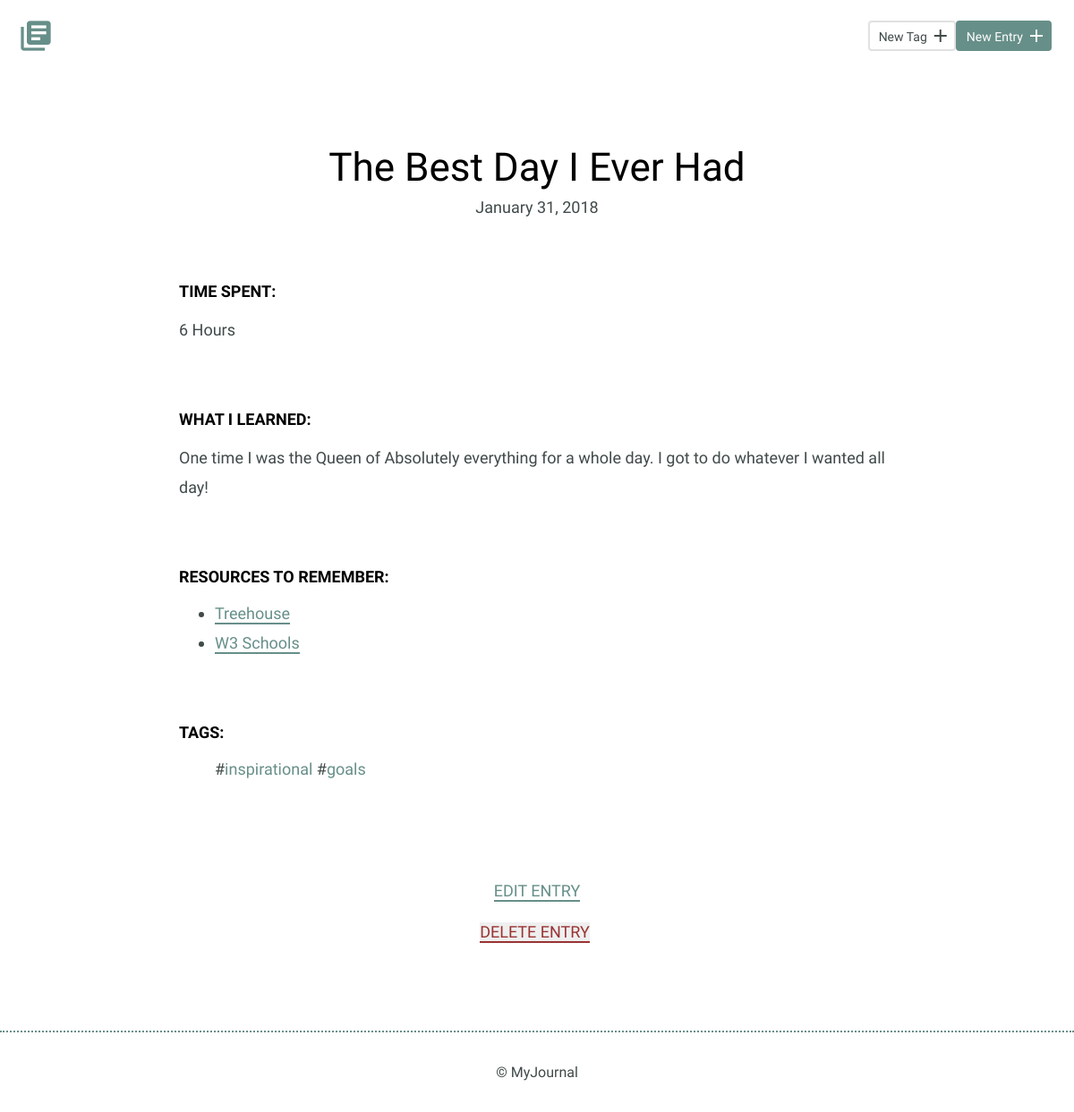
Screenshot of /detail.php?id=1 with the database file from the repository.
### tables this page shows
CREATE TABLE "entries" (
	`id`	INTEGER,
	`title`	TEXT,
	`date`	TEXT,
	`time_spent`	INTEGER,
	`learned`	BLOB,
	`resources`	BLOB,
	PRIMARY KEY(`id`)
);

CREATE TABLE "tags" (
	"id"	INTEGER PRIMARY KEY AUTOINCREMENT UNIQUE,
	"title"	TEXT NOT NULL UNIQUE
);

### inc/connection.php (called while the page is built)
<?php
try {
  $db = new PDO('sqlite:' . __DIR__ . '/journal.db');
  $db->setAttribute(PDO::ATTR_ERRMODE, PDO::ERRMODE_EXCEPTION);
  return $db;
} catch (Exception $ex) {
  echo $ex->get_message();
  die();
}

### inc/functions.php (called while the page is built, shortened)
<?php
function get_entry($id) {
  include('connection.php');
  $sql = 'SELECT * FROM entries WHERE id = ?';
  try {
    $results = $db->prepare($sql);
    $results->bindValue(1, $id, PDO::PARAM_INT);
    $results->execute();
    return $results->fetch();
  } catch(Exception $ex) {
    echo $ex->get_message();
    return false;
  }
}
function get_entry_tags($entry_id) {
  include('connection.php');
  $sql = 'SELECT tags.id, title
          FROM entries_tags
          LEFT JOIN tags
          ON tag_id = tags.id
          WHERE entry_id = ?;';
  try {
    $results = $db->prepare($sql);
    $results->bindValue(1, $entry_id, PDO::PARAM_INT);
    $results->execute();
    return $results->fetchAll(PDO::FETCH_ASSOC);
  } catch(Exceptoin $ex) {
    echo $ex->get_message();
    return false;
  }
}

### detail.php (the view, shortened to what this page needs)
<?php
include('inc/functions.php');
include('inc/header.php');
if (isset($_GET['id'])) {
    $entry = get_entry(filter_input(INPUT_GET, 'id', FILTER_SANITIZE_NUMBER_INT));
    $tags = get_entry_tags($entry['id']);
} else {
    echo '<h2>No Journal Entry Selected</h2>';
    die();
}
?>
<section>
  <div class="container">
    <div class="entry-list single">
      <article>
        <h1><?php echo $entry['title'] ?></h1>
        <?php
        $date = date('F j, Y', strtotime($entry['date']));
        echo '<time datetime="' . $entry['date'] . '">' . $date . '</time>';
        ?>
        <div class="entry">
          <h3>Time Spent: </h3>
          <p><?php echo ucwords($entry['time_spent']) ?></p>
        </div>
        <div class="entry">
          <h3>What I Learned:</h3>
          <p>
          <?php echo $entry['learned'] ?>
          </p>
        </div>
        <?php
        if(!empty($entry['resources'])) {
          echo '<div class="entry">';
          echo '<h3>Resources to Remember:</h3>';
          echo '<ul>';
          foreach(explode(PHP_EOL, $entry['resources']) as $resource) {
            echo '<li>';
            $sub_items = (explode(',', $resource));
            if(count($sub_items) > 1) {
              echo '<a href="http://' . $sub_items[0] . '" target="_blank" >' . $sub_items[1] . '</a>';
            } else {
              echo $sub_items[0];
            }
            echo '</li>';
          }
          echo '</ul>';
          echo '</div>';
        }
        if(!empty($tags)) {
          echo '<div class="entry">';
          echo '<h3>Tags:</h3>';
          echo '<ul class="tags">';
          foreach($tags as $tag) {
            echo '<li><a href="index.php?tag=' . $tag['title'] . '" >' . $tag['title'] . '</a></li>';
          }
          echo '</ul>';
          echo '</div>';
        }
        ?>
      </article>
    </div>
  </div>
  <div class="edit">
    <p>
      <a href="entry.php?id=<?php echo $entry['id'] ?>">Edit Entry</a >
      <?php
      echo '<form action="entry.php" method="post">';
      echo '<input type="submit" value="DELETE ENTRY" name="delete" class="link" />';
      echo '</form>'
      ?>
    </p>
  </div>
</section>
<?php
include('inc/footer.php');
?>

### css/site.css (style rules this page uses)
body { font-size: 16px; color: #404a49; font-family: 'Cousine', serif; font-weight: 400; }
.container { margin: 0 auto; padding: 0 25px; }
h1, h2, h3 { margin: 0; font-weight: 400; line-height: 1em; color: #000; }
h1 { font-size: 44px; margin-bottom: 12px; }
h3 { font-size: 18px; font-family: 'Work Sans', serif; font-weight: 600; text-transform: uppercase; }
p { line-height: 1.8em; font-size: 18px; }
p a { border-bottom: 2px solid #678f89; padding: 0; color: #678f89; text-decoration: none; }
ul li { line-height: 1.8em; font-size: 18px; }
ul li a { border-bottom: 2px solid #678f89; line-height: 1.8em; color: #678f89; text-decoration: none; }
.entry-list, .edit-entry, .new-entry { max-width: 800px; margin: 0 auto; padding: 70px 0 150px 0; }
.entry-list article { margin-bottom: 70px; text-align: center; }
.entry-list article:last-child { margin-bottom: 0; }
.entry-list.single { padding-bottom: 70px; }
.entry-list.single time { font-size: 18px; }
.entry { max-width: 800px; margin: 75px auto 0 auto; text-align: left; }
.entry p { margin-bottom: 40px; }
.edit { padding-bottom: 80px; text-align: center; margin: 0 auto; }
.edit a { font-weight: 400; text-transform: uppercase; font-size: 18px; }
.link { border: none; border-bottom: 2px solid #933; padding: 0; color: #933; text-decoration: none; font-weight: 400; text-transform: uppercase; font-size: 18px; }
input[type=submit] { margin-right: 5px; }
.tags { list-style-type: none; }
.tags li { display: inline; }
.tags li::before { content: ' #'; }
.tags a { border: none; }

### rows the page displays
entries: title "The Best Day I Ever Had", date "January 31, 2018", time_spent "6 Hours", learned "One time I was the Queen of Absolutely everything for a whole day. I got to do whatever I wanted all day!", resources "Treehouse", resources "W3 Schools"
tags: title "inspirational"
tags: title "goals"
